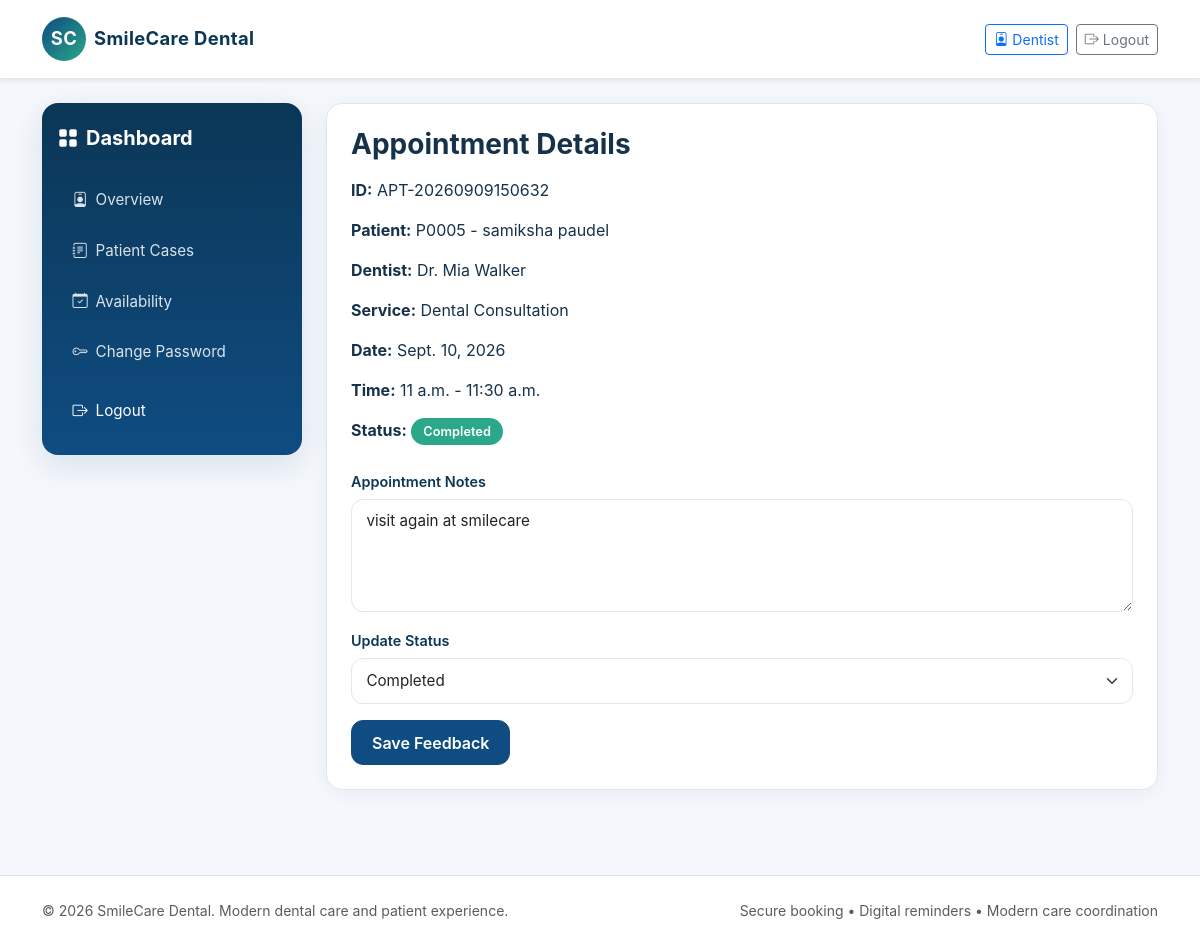
The app's page /appointments/85/ (signed in) with its own data.
### appointments/models.py (models this page shows, shortened)
class Appointment(models.Model):
    STATUS_CHOICES = (
        ('Pending', 'Pending'),
        ('Confirmed', 'Confirmed'),
        ('Checked-In', 'Checked-In'),
        ('Completed', 'Completed'),
        ('Cancelled', 'Cancelled'),
        ('Rescheduled', 'Rescheduled'),
        ('No-Show', 'No-Show'),
    )
    appointment_id = models.CharField(max_length=20, unique=True)
    patient = models.ForeignKey(Patient, related_name='appointments', on_delete=models.CASCADE)
    dentist = models.ForeignKey(Dentist, related_name='appointments', on_delete=models.CASCADE)
    service = models.ForeignKey(DentalService, related_name='appointments', on_delete=models.CASCADE)
    appointment_date = models.DateField()
    start_time = models.TimeField()
    end_time = models.TimeField()
    reason = models.CharField(max_length=200)
    notes = models.TextField(blank=True)
    status = models.CharField(max_length=20, choices=STATUS_CHOICES, default='Pending')
    cancellation_reason = models.TextField(blank=True)
    cancelled_at = models.DateTimeField(null=True, blank=True)
    created_at = models.DateTimeField(auto_now_add=True)
    updated_at = models.DateTimeField(auto_now=True)
    class Meta:
        constraints = [
            models.CheckConstraint(condition=Q(end_time__gt=F('start_time')), name='check_appointment_times'),
        ]

### patients/models.py (models this page shows)
class Patient(models.Model):
    GENDER_CHOICES = (
        ('M', 'Male'),
        ('F', 'Female'),
        ('O', 'Other'),
    )
    patient_id = models.CharField(max_length=20, unique=True)
    user = models.OneToOneField(settings.AUTH_USER_MODEL, on_delete=models.CASCADE)
    date_of_birth = models.DateField(null=True, blank=True)
    gender = models.CharField(max_length=1, choices=GENDER_CHOICES, blank=True)
    phone = models.CharField(max_length=20, blank=True)
    address = models.TextField(blank=True)
    emergency_contact = models.CharField(max_length=100, blank=True)
    emergency_contact_phone = models.CharField(max_length=20, blank=True)
    medical_notes = models.TextField(blank=True)
    allergies = models.TextField(blank=True)
    created_at = models.DateTimeField(auto_now_add=True)
    updated_at = models.DateTimeField(auto_now=True)
    class Meta:
        ordering = ['-created_at']
    def __str__(self):
        return f"{self.patient_id} - {self.user.get_full_name() or self.user.username}"

### accounts/models.py (models this page shows, shortened)
class User(AbstractUser):
    ROLE_CHOICES = (
        ('patient', 'Patient'),
        ('staff', 'Staff'),
        ('dentist', 'Dentist'),
        ('admin', 'Admin'),
    )
    ACCOUNT_STATUS_CHOICES = (
        ('pending', 'Pending'),
        ('approved', 'Approved'),
        ('rejected', 'Rejected'),
    )
    role = models.CharField(max_length=20, choices=ROLE_CHOICES, default='patient')
    phone = models.CharField(max_length=20, blank=True)
    account_status = models.CharField(max_length=20, choices=ACCOUNT_STATUS_CHOICES, default='approved')
    def is_patient(self):
        return self.role == 'patient'
    def is_staff_role(self):
        return self.role in {'staff', 'admin'}
    def is_dentist(self):
        return self.role == 'dentist'
    def is_admin(self):
        return self.role == 'admin'
    def is_dentist_approved(self):
        return self.is_dentist() and self.is_active and self.account_status == 'approved'

### dentists/models.py (models this page shows)
class Dentist(models.Model):
    dentist_id = models.CharField(max_length=20, unique=True)
    user = models.OneToOneField(settings.AUTH_USER_MODEL, on_delete=models.CASCADE)
    specialization = models.CharField(max_length=100)
    license_number = models.CharField(max_length=50, unique=True)
    phone = models.CharField(max_length=20, blank=True)
    biography = models.TextField(blank=True)
    years_of_experience = models.PositiveIntegerField(default=0)
    profile_photo = models.CharField(max_length=200, blank=True)
    active = models.BooleanField(default=True)
    created_at = models.DateTimeField(auto_now_add=True)
    def __str__(self):
        return f"Dr. {self.user.get_full_name() or self.user.username}"

### services/models.py (models this page shows)
class DentalService(models.Model):
    name = models.CharField(max_length=100)
    description = models.TextField(blank=True)
    duration = models.PositiveIntegerField(help_text='Duration in minutes')
    price = models.DecimalField(max_digits=8, decimal_places=2, default=0)
    active = models.BooleanField(default=True)
    created_at = models.DateTimeField(auto_now_add=True)
    class Meta:
        ordering = ['name']
    def __str__(self):
        return self.name

### appointments/views.py (the view, shortened to what this page needs)
# urls.py: path('<int:pk>/', appointment_detail, name='appointment_detail'),
@login_required
def appointment_detail(request, pk):
    appointment = get_object_or_404(Appointment, pk=pk)
    can_view = (
        request.user.is_admin()
        or request.user.is_staff_role()
        or request.user == appointment.patient.user
        or (request.user.is_dentist_approved() and request.user == appointment.dentist.user)
    )
    if not can_view:
        return redirect('patient_dashboard')
    appointment_start = datetime.combine(appointment.appointment_date, appointment.start_time)
    can_cancel_reschedule = appointment_start >= datetime.now() and appointment.status not in ['Cancelled', 'Completed', 'No-Show']
    return render(request, 'dashboard/appointment_detail.html', {
        'appointment': appointment,
        'can_cancel_reschedule': can_cancel_reschedule,
    })

### appointments/templatetags/status_tags.py (called while the page is built)
@register.filter
def status_badge_class(status):
    return STATUS_CLASS_MAP.get(status, 'pill-secondary')

### templates/dashboard/appointment_detail.html (shortened to what this page needs)
{% extends 'base.html' %}
{% load status_tags %}
{% block content %}
<div class="dashboard-shell">
    {% include 'dashboard/_sidebar.html' %}
    <div class="main-panel">
        <div class="card-soft p-4">
                <h3 class="fw-bold mb-3">Appointment Details</h3>
                <p><strong>ID:</strong> {{ appointment.appointment_id }}</p>
                <p><strong>Patient:</strong> {{ appointment.patient }}</p>
                <p><strong>Dentist:</strong> {{ appointment.dentist }}</p>
                <p><strong>Service:</strong> {{ appointment.service }}</p>
                <p><strong>Date:</strong> {{ appointment.appointment_date }}</p>
                <p><strong>Time:</strong> {{ appointment.start_time }} - {{ appointment.end_time }}</p>
                <p><strong>Status:</strong> <span class="pill {{ appointment.status|status_badge_class }}">{{ appointment.status }}</span></p>
                {% if user.is_dentist_approved and user == appointment.dentist.user %}
                <form method="post" class="mt-4">
                    <div class="mb-3">
                        <label class="form-label">Appointment Notes</label>
                        <textarea class="form-control" name="notes" rows="4">{{ appointment.notes }}</textarea>
                    </div>
                    <div class="mb-3">
                        <label class="form-label">Update Status</label>
                        <select class="form-select" name="status">
                            {% for status_choice, status_label in appointment.STATUS_CHOICES %}
                                <option value="{{ status_choice }}" {% if appointment.status == status_choice %}selected{% endif %}>{{ status_choice }}</option>
                            {% endfor %}
                        </select>
                    </div>
                    <button class="btn btn-primary" type="submit">Save Feedback</button>
                </form>
                {% endif %}
            </div>
        </div>
    </div>
{% endblock %}

### static/css/style.css (style rules this page uses)
:root { --primary: #0f4c81; --primary-dark: #0b3656; --accent: #2aa889; --warning: #f4a259; --danger: #d94b4b; --text: #16324b; --muted: #69819b; --bg: #f4f7fb; --card: #ffffff; --border: #dfe8f1; }
body { font-family: Inter, -apple-system, BlinkMacSystemFont, "Segoe UI", Roboto, sans-serif; color: var(--text); background: var(--bg); overflow-x: hidden; }
h3, .h3 { font-size: clamp(1.25rem, 2.5vw, 1.75rem); }
.dashboard-shell { display: flex; align-items: stretch; min-height: calc(100vh - 100px); gap: 1.5rem; }
.main-panel { flex: 1; min-width: 0; }
.card-soft { border: 1px solid var(--border); border-radius: 1rem; box-shadow: 0 4px 20px rgba(19,52,79,0.05); background: var(--card); transition: transform 0.2s ease, box-shadow 0.2s ease; }
.pill { display: inline-flex; align-items: center; gap: 0.35rem; padding: 0.35rem 0.75rem; border-radius: 999px; font-size: 0.8rem; font-weight: 600; line-height: 1.2; white-space: nowrap; }
.pill-success { background: #2aa889; color: #fff; }
.form-control, .form-select { border-color: var(--border); border-radius: 0.75rem; padding: 0.65rem 0.9rem; font-size: 0.95rem; min-height: 44px; }
.form-label { font-weight: 600; margin-bottom: 0.4rem; font-size: 0.9rem; color: var(--primary-dark); }
.btn-primary { background: var(--primary); border-color: var(--primary); border-radius: 0.75rem; padding: 0.6rem 1.25rem; font-weight: 600; min-height: 44px; display: inline-flex; align-items: center; justify-content: center; }

### records on screen
Appointment: appointment_id "APT-20260909150632", patient "P0005 - samiksha paudel", dentist "Dr. Mia Walker", service "Dental Consultation", appointment_date "Sept. 10, 2026", start_time "11 a.m.", end_time "11:30 a.m.", status "Completed", notes "visit again at smilecare"
